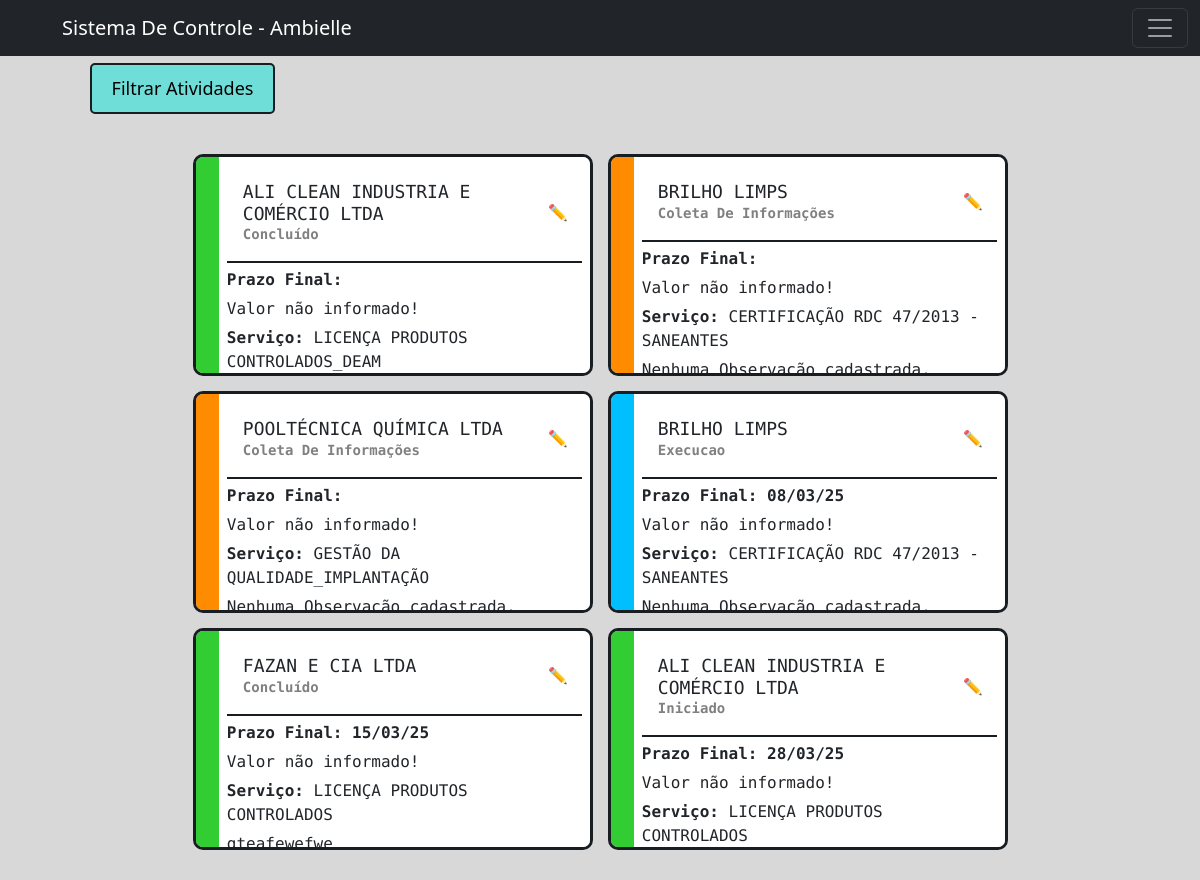
Page /ambielle/tarefas/ (signed in) on the earlier database version.
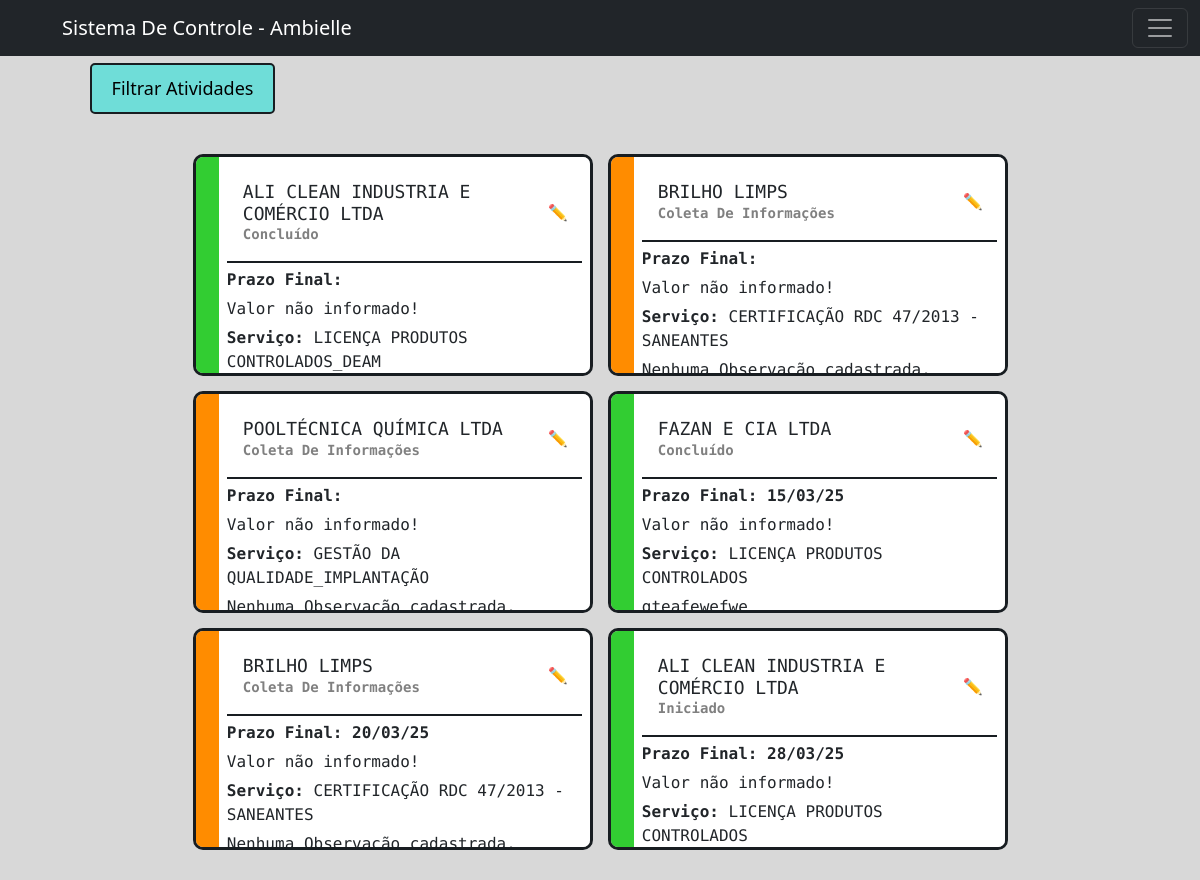
Same page on the later database version.
### workflow/models.py (models this page shows, shortened)
class Tarefa(models.Model):
    STATUS_CHOICES = [
        ('Iniciado', 'Iniciado'),
        ('Coleta De Informações', 'Coleta de Informações'),
        ('Execucao', 'Execução'),
        ('Aprovação Cliente', 'Aprovação Cliente'),
        ('Concluído', 'Concluído'),
        ('Encerrado', 'Encerrado'),
    ]
    tipo_servico = models.ForeignKey(TipoServico, on_delete=models.CASCADE, related_name="tarefas")
    cliente = models.ForeignKey(Cliente, on_delete=models.CASCADE)
    status = models.CharField(max_length=50, choices=STATUS_CHOICES, default='iniciado')
    data_inicio = models.DateField(default=timezone.now)
    prazo_final = models.DateField(null=True, blank=True)
    observacoes = models.TextField(blank=True, null=True)
    valor_total_servico = models.DecimalField(max_digits=10, decimal_places=2, blank=True, null=True)

class Cliente(models.Model):
    nome = models.CharField(max_length=255)
    endereco = models.CharField(max_length=255)
    numero = models.IntegerField(null=True)
    bairro = models.CharField(max_length=255, blank=True, null=True)
    razao_social = models.CharField(max_length=255, blank=True, null=True)
    telefone = models.CharField(max_length=15)
    email = models.EmailField()
    contato_principal = models.CharField(max_length=255)
    contato_secundario = models.CharField(max_length=255, blank=True, null=True)
    proposta_link = models.URLField(blank=True, null=True)
    cnpj = models.CharField(max_length=15)
    def __str__(self):
        return f"{self.nome}"

class TipoServico(models.Model):
    nome = models.CharField(max_length=50, unique=True)
    orgao = models.CharField(max_length=50, blank=True)
    def __str__(self):
        return f"{self.nome}"

### workflow/views/getPage.py (the view, shortened to what this page needs)
# urls.py: path('ambielle/tarefas/', views.get_tarefas_filtradas, name='get_tarefas_filtradas'),
@login_required(login_url='workflow:login')
def get_tarefas_filtradas(request):
    title = 'Tarefas Filtradas'
    cliente_selecionado = request.GET.get('cliente', 'todos')  # Valor padrão: "todos"
    status_selecionados = request.GET.getlist('status', [])
    data_inicial = parse_date(request.GET.get('data_inicial', ''))
    data_final = parse_date(request.GET.get('data_final', ''))
    clientes = Cliente.objects.all()
    if not request.GET:
        tarefas = Tarefa.objects.all()
    tarefas = tarefas.order_by('prazo_final')
    status_choices = [
        ('Iniciado', 'Iniciado'),
        ('Coleta De Informações', 'Coleta de Informações'),
        ('Execucao', 'Execução'),
        ('Aprovação Cliente', 'Aprovação Cliente'),
        ('Concluído', 'Concluído'),
        ('Encerrado', 'Encerrado'),
    ]
    status_colors = {
        'Iniciado': '#32CD32',
        'Coleta De Informações': '#FF8C00',
        'Execucao': '#00BFFF',
        'Aprovação Cliente': '#FFD700',
        'Concluído': '#32CD32',
        'Encerrado': '#B22222',
    }
    for tarefa in tarefas:
        tarefa.status_color = status_colors.get(tarefa.status, '#000000')
    return render(request, 'workflow/timeLine.html', {
        'title': title,
        'tarefas': tarefas,
        'clientes': clientes,
        'cliente_selecionado': cliente_selecionado,
        'status_choices': status_choices,
        'status_selecionados': status_selecionados,
        'data_inicial': data_inicial,
        'data_final': data_final,
    })

### workflow/templates/workflow/timeLine.html (shortened to what this page needs)
{% extends 'global/base.html' %}
{% block content %}
<main>
    <section>
        <button class="open-modal-btn">Filtrar Atividades</button>
    </section>
    <section>
        <div class="tasks-section">
            <div class="tasks-row">
                {% if tarefas %}
                {% for task in tarefas %}
                <div class="task-card" style="--status-color: {{ task.status_color }};">
                    <div class="task-status-bar"></div>
                    <div class="task-content">
                        <div class="task-header">
                            <div class="task-dateCli">
                                <h3>{{ task.cliente }}</h3>
                                <span class="date">{{ task.status }}</span>
                            </div>
                            <button class="btn-editar" data-id="{{ task.id }}" data-status="{{ task.status }}">
                                ✏️
                            </button>
                        </div>
                        <div class="info">
                            <p><strong>Prazo Final:</strong> <span class="date">{{ task.prazo_final|date:'d/m/y'}}</span></p>
                            {% if task.valor_total_servico %}
                            <p><strong>Valor Serviço:</strong> R${{ task.valor_total_servico }}</p>
                            {% else %}
                            <p>Valor não informado!</p>
                            {% endif %}
                            <p><strong>Serviço:</strong> {{ task.tipo_servico }}</p>
                            {% if task.observacoes %}
                            <p>{{ task.observacoes }}</p>
                            {% else %}
                            <p>Nenhuma Observação cadastrada.</p>
                            {% endif %}
                        </div>
                    </div>
                </div>
                {% endfor %}
                {% else %}
                <p>Nenhuma tarefa encontrada. Ajuste os filtros e tente novamente.</p>
                {% endif %}
            </div>
        </div>
    </section>
</main>
{% endblock %}

Differences in the rows shown:
shown differently, row unchanged: Tarefa "gteafewefwe": moves up the list
changed Tarefa (number 5 of 6 on the later page): status "Execucao" → "Coleta De Informações"; prazo_final "08/03/25" → "20/03/25"
